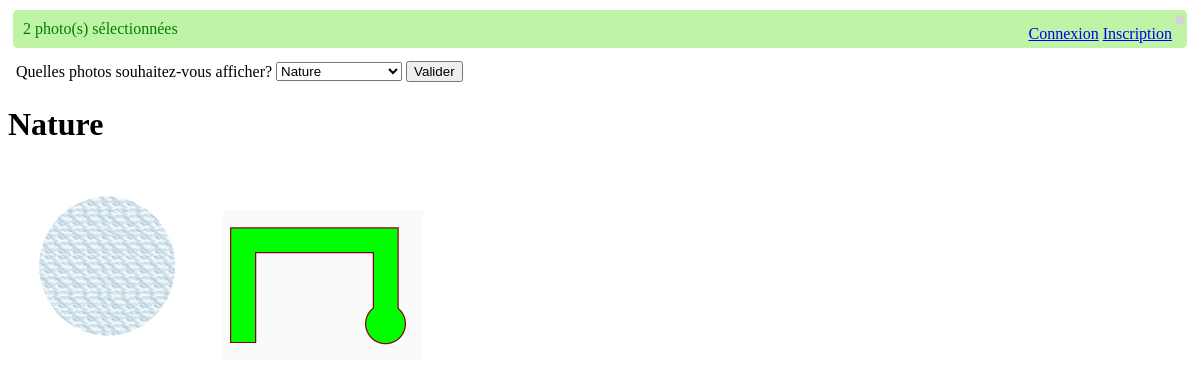
Screenshot of /page_accueil.php?cat=2 with the database file from the repository.
### tables this page shows
CREATE TABLE IF NOT EXISTS `categorie` (
  `catId` int(11) NOT NULL AUTO_INCREMENT,
  `nomCat` varchar(250) DEFAULT NULL,
  PRIMARY KEY (`catId`)
);

CREATE TABLE IF NOT EXISTS `photo` (
  `photoId` int(11) NOT NULL AUTO_INCREMENT,
  `nomFich` varchar(250) DEFAULT NULL,
  `description` varchar(250) DEFAULT NULL,
  `catId` int(11) DEFAULT NULL,
  `usrId` int(11) DEFAULT NULL,
  `state` tinyint(1) DEFAULT '1',
  PRIMARY KEY (`photoId`)
);

### bd.php (called while the page is built, shortened)
<?php
function executeQuery($db, $query)
{
    $result = mysqli_query($db, $query);
	return $result;
}
?>

### fonctions.php (called while the page is built, shortened)
<?php
function isConnected()
{
	if(isset($_SESSION['userId']) && !is_null($_SESSION['userId'])){
		return true;
	} else {
		return false;
	}
}
?>

### page_accueil.php (the view, shortened to what this page needs)
<?php
  require_once('bd.php');
  require_once('fonctions.php');
  $db=getDB();
  $repertoire="data/";
  $isConnected = isConnected();
  $queryPhotosWhere = (isset($_GET['cat']) && $_GET['cat'] != "all")
    ? " WHERE catId = ".$_GET['cat'] . " AND state = 1"
    : " WHERE state = 1";
  $queryPhotos = executeQuery($db, "SELECT * FROM photo".$queryPhotosWhere);
  $photos = $queryPhotos->fetch_all(MYSQLI_ASSOC);
?>
<!doctype html>
<html lang="fr">
  <head>
      <link rel="stylesheet" href="style.css">
  </head>
  <body>
      <div class="account">
      </div>
      <div class="div_gris">
        <?php echo count($photos); ?> photo(s) sélectionnées
        <div class="pos_right">
                <?php if(!$isConnected){
                    echo '<a href="connexion.php">Connexion</a>' . " ";
                    echo '<a href="inscription.php">Inscription</a>' . " ";
                  } else {
                    echo '<a href="deconnexion.php">Déconnexion</a>' . " ";
                  }
                ?>
        </div>
      </div>
      <div>
        <form action="page_accueil.php" method="get">
          <table class="choix_photo">
            <tr>
            <td>Quelles photos souhaitez-vous afficher?</td>
            <td>
              <?php
                $queryCategories = executeQuery($db, "SELECT * FROM categorie");
                $categories = $queryCategories->fetch_all(MYSQLI_ASSOC);
              ?>
              <select name="cat" >
                  <?php
                      foreach ($categories as $categorie) {
                          $selected = (isset($_GET['cat']) && $_GET['cat'] == $categorie['catId'])
                            ? " selected"
                            : "";
                          echo "<option value=".$categorie['catId'].$selected.">".$categorie['nomCat']."</option>";
                      }
                  ?>
              </select>
              <input type="submit" value="Valider" class="button"/>
            </td>
            </tr>
          </table>
        </form>
      </div>
    <?php
      if(isset($_GET['cat']) && $_GET['cat'] != "all") {
        $queryCategorie = executeQuery($db, "SELECT * FROM categorie WHERE catId =".$_GET['cat']);
        $cat = $queryCategorie->fetch_assoc();
        $catName = $cat['nomCat'];
      } else {
        $catName = "Toutes les photos";
      }
    ?>
    <h1>
      <?php echo $catName; ?>
    </h1>
    <div class="allphotos">
      <?php
        foreach ($photos as $photo) {
            echo '<a href="affichage.php?photoId=' . $photo['photoId'] . '"><img src="' . $repertoire . $photo['nomFich'] . '" class = "photo" alt="'. $photo['description'] .'"/></a>';
        }
      ?>
    </div>
  </body>
</html>

### style.css (style rules this page uses)
div { font-family: trebuchet ms; margin: 5px; margin-bottom: 10px; }
.photo { max-width: 200px; max-height: 200px; margin-right: 10px; }
.div_gris { background-color: rgb(191, 243, 165); color: green; padding: 10px; border-radius: 5px; }
.pos_right { float: right; }
.account { position: absolute; top: 10px; right: 10px; background: lightgray; padding: 5px; border-radius: 5px; color: white; }

### rows the page displays
categorie: nomCat "Nature"
photo: nomFich (picture)
photo: nomFich (picture)

### other values shown
count($photos) "2"
form field cat "Nature"
